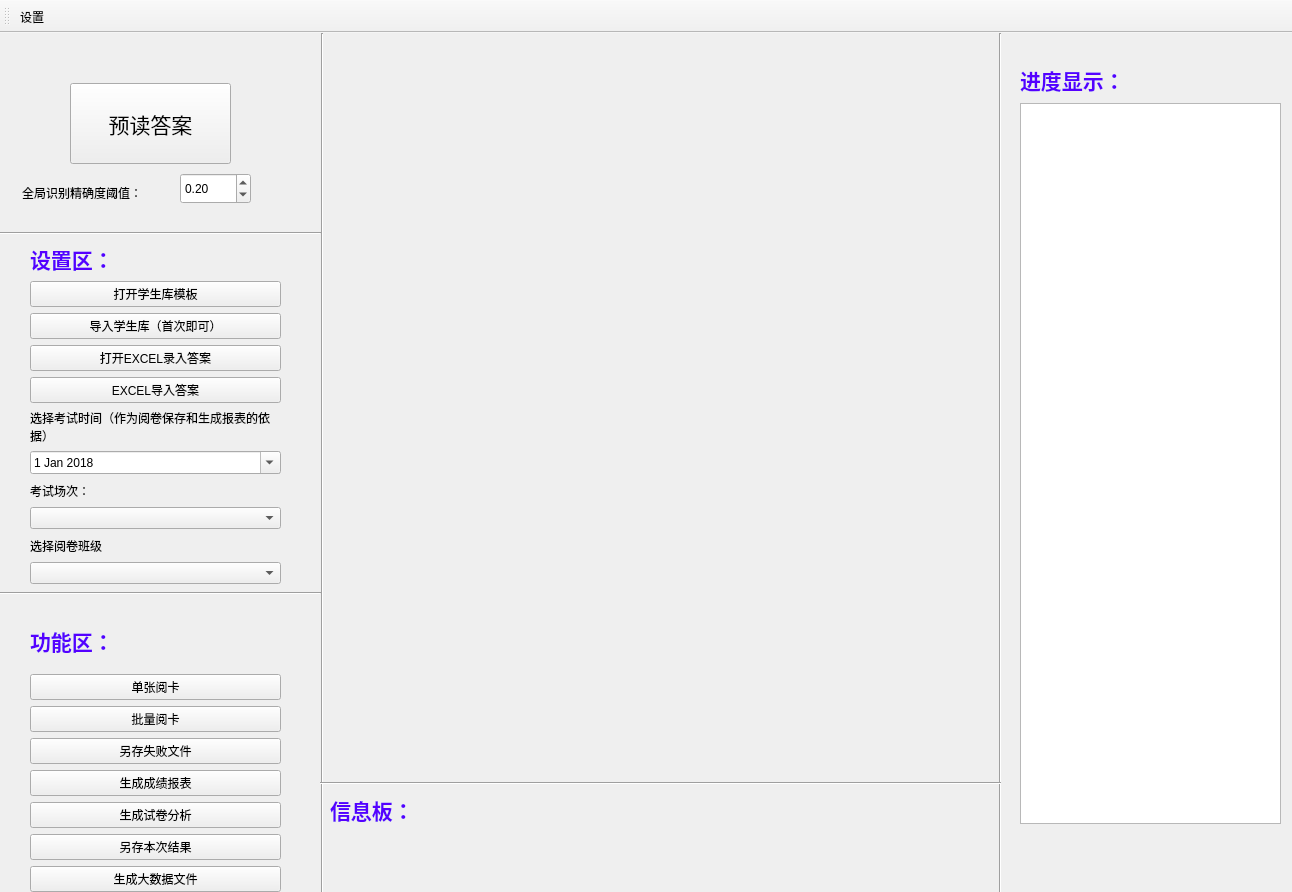
<?xml version="1.0" encoding="UTF-8"?>
<ui version="4.0">
 <class>MainWindow</class>
 <widget class="QMainWindow" name="MainWindow">
  <property name="geometry">
   <rect>
    <x>0</x>
    <y>0</y>
    <width>1292</width>
    <height>892</height>
   </rect>
  </property>
  <property name="windowTitle">
   <string>多宝照片阅卷</string>
  </property>
  <widget class="QWidget" name="centralWidget">
   <widget class="Line" name="line">
    <property name="geometry">
     <rect>
      <x>312</x>
      <y>0</y>
      <width>21</width>
      <height>871</height>
     </rect>
    </property>
    <property name="sizePolicy">
     <sizepolicy hsizetype="Expanding" vsizetype="Expanding">
      <horstretch>0</horstretch>
      <verstretch>0</verstretch>
     </sizepolicy>
    </property>
    <property name="midLineWidth">
     <number>0</number>
    </property>
    <property name="orientation">
     <enum>Qt::Vertical</enum>
    </property>
   </widget>
   <widget class="Line" name="line_2">
    <property name="geometry">
     <rect>
      <x>0</x>
      <y>190</y>
      <width>321</width>
      <height>20</height>
     </rect>
    </property>
    <property name="orientation">
     <enum>Qt::Horizontal</enum>
    </property>
   </widget>
   <widget class="Line" name="line_3">
    <property name="geometry">
     <rect>
      <x>0</x>
      <y>550</y>
      <width>321</width>
      <height>20</height>
     </rect>
    </property>
    <property name="orientation">
     <enum>Qt::Horizontal</enum>
    </property>
   </widget>
   <widget class="Line" name="line_4">
    <property name="geometry">
     <rect>
      <x>990</x>
      <y>0</y>
      <width>21</width>
      <height>891</height>
     </rect>
    </property>
    <property name="sizePolicy">
     <sizepolicy hsizetype="Expanding" vsizetype="Expanding">
      <horstretch>0</horstretch>
      <verstretch>0</verstretch>
     </sizepolicy>
    </property>
    <property name="midLineWidth">
     <number>0</number>
    </property>
    <property name="orientation">
     <enum>Qt::Vertical</enum>
    </property>
   </widget>
   <widget class="QPushButton" name="pushButton_9">
    <property name="geometry">
     <rect>
      <x>70</x>
      <y>50</y>
      <width>161</width>
      <height>81</height>
     </rect>
    </property>
    <property name="font">
     <font>
      <family>宋体</family>
      <pointsize>16</pointsize>
     </font>
    </property>
    <property name="text">
     <string>预读答案</string>
    </property>
   </widget>
   <widget class="QLabel" name="label_7">
    <property name="geometry">
     <rect>
      <x>1020</x>
      <y>30</y>
      <width>249</width>
      <height>34</height>
     </rect>
    </property>
    <property name="text">
     <string>&lt;html&gt;&lt;head/&gt;&lt;body&gt;&lt;p&gt;&lt;span style=&quot; font-size:16pt; font-weight:600; color:#5500ff;&quot;&gt;进度显示：&lt;/span&gt;&lt;/p&gt;&lt;/body&gt;&lt;/html&gt;</string>
    </property>
   </widget>
   <widget class="QLabel" name="label_2">
    <property name="geometry">
     <rect>
      <x>22</x>
      <y>150</y>
      <width>151</width>
      <height>20</height>
     </rect>
    </property>
    <property name="text">
     <string>全局识别精确度阈值：</string>
    </property>
   </widget>
   <widget class="QDoubleSpinBox" name="doubleSpinBox">
    <property name="geometry">
     <rect>
      <x>180</x>
      <y>140</y>
      <width>71</width>
      <height>31</height>
     </rect>
    </property>
    <property name="decimals">
     <number>2</number>
    </property>
    <property name="minimum">
     <double>0.100000000000000</double>
    </property>
    <property name="maximum">
     <double>1.000000000000000</double>
    </property>
    <property name="singleStep">
     <double>0.010000000000000</double>
    </property>
    <property name="value">
     <double>0.200000000000000</double>
    </property>
   </widget>
   <widget class="Line" name="line_5">
    <property name="geometry">
     <rect>
      <x>320</x>
      <y>740</y>
      <width>681</width>
      <height>20</height>
     </rect>
    </property>
    <property name="orientation">
     <enum>Qt::Horizontal</enum>
    </property>
   </widget>
   <widget class="QLabel" name="label_4">
    <property name="geometry">
     <rect>
      <x>351</x>
      <y>804</y>
      <width>81</width>
      <height>21</height>
     </rect>
    </property>
    <property name="font">
     <font>
      <family>新宋体</family>
      <pointsize>10</pointsize>
     </font>
    </property>
    <property name="text">
     <string/>
    </property>
   </widget>
   <widget class="QLabel" name="label_8">
    <property name="geometry">
     <rect>
      <x>330</x>
      <y>760</y>
      <width>249</width>
      <height>34</height>
     </rect>
    </property>
    <property name="text">
     <string>&lt;html&gt;&lt;head/&gt;&lt;body&gt;&lt;p&gt;&lt;span style=&quot; font-size:16pt; font-weight:600; color:#5500ff;&quot;&gt;信息板：&lt;/span&gt;&lt;/p&gt;&lt;/body&gt;&lt;/html&gt;</string>
    </property>
   </widget>
   <widget class="QListView" name="listView">
    <property name="geometry">
     <rect>
      <x>1020</x>
      <y>70</y>
      <width>261</width>
      <height>721</height>
     </rect>
    </property>
   </widget>
   <widget class="QScrollArea" name="scrollArea">
    <property name="geometry">
     <rect>
      <x>490</x>
      <y>796</y>
      <width>261</width>
      <height>51</height>
     </rect>
    </property>
    <property name="frameShape">
     <enum>QFrame::NoFrame</enum>
    </property>
    <property name="lineWidth">
     <number>0</number>
    </property>
    <property name="widgetResizable">
     <bool>true</bool>
    </property>
    <widget class="QWidget" name="scrollAreaWidgetContents">
     <property name="geometry">
      <rect>
       <x>0</x>
       <y>0</y>
       <width>261</width>
       <height>51</height>
      </rect>
     </property>
    </widget>
   </widget>
   <widget class="QWidget" name="layoutWidget">
    <property name="geometry">
     <rect>
      <x>30</x>
      <y>210</y>
      <width>251</width>
      <height>341</height>
     </rect>
    </property>
    <layout class="QVBoxLayout" name="verticalLayout">
     <item>
      <widget class="QLabel" name="label_3">
       <property name="text">
        <string>&lt;html&gt;&lt;head/&gt;&lt;body&gt;&lt;p&gt;&lt;span style=&quot; font-size:16pt; font-weight:600; color:#5500ff;&quot;&gt;设置区：&lt;/span&gt;&lt;/p&gt;&lt;/body&gt;&lt;/html&gt;</string>
       </property>
      </widget>
     </item>
     <item>
      <widget class="QPushButton" name="pushButton_8">
       <property name="text">
        <string>打开学生库模板</string>
       </property>
      </widget>
     </item>
     <item>
      <widget class="QPushButton" name="pushButton">
       <property name="text">
        <string>导入学生库（首次即可）</string>
       </property>
      </widget>
     </item>
     <item>
      <widget class="QPushButton" name="pushButton_1">
       <property name="text">
        <string>打开EXCEL录入答案</string>
       </property>
      </widget>
     </item>
     <item>
      <widget class="QPushButton" name="pushButton_2">
       <property name="text">
        <string>EXCEL导入答案</string>
       </property>
      </widget>
     </item>
     <item>
      <widget class="QLabel" name="label">
       <property name="layoutDirection">
        <enum>Qt::LeftToRight</enum>
       </property>
       <property name="autoFillBackground">
        <bool>false</bool>
       </property>
       <property name="lineWidth">
        <number>3</number>
       </property>
       <property name="text">
        <string>选择考试时间（作为阅卷保存和生成报表的依据）</string>
       </property>
       <property name="textFormat">
        <enum>Qt::PlainText</enum>
       </property>
       <property name="scaledContents">
        <bool>false</bool>
       </property>
       <property name="wordWrap">
        <bool>true</bool>
       </property>
      </widget>
     </item>
     <item>
      <widget class="QDateEdit" name="dateEdit">
       <property name="showGroupSeparator" stdset="0">
        <bool>false</bool>
       </property>
       <property name="dateTime">
        <datetime>
         <hour>0</hour>
         <minute>0</minute>
         <second>0</second>
         <year>2018</year>
         <month>1</month>
         <day>1</day>
        </datetime>
       </property>
       <property name="calendarPopup">
        <bool>true</bool>
       </property>
      </widget>
     </item>
     <item>
      <widget class="QLabel" name="label_6">
       <property name="layoutDirection">
        <enum>Qt::LeftToRight</enum>
       </property>
       <property name="autoFillBackground">
        <bool>false</bool>
       </property>
       <property name="lineWidth">
        <number>3</number>
       </property>
       <property name="text">
        <string>考试场次：</string>
       </property>
       <property name="textFormat">
        <enum>Qt::PlainText</enum>
       </property>
       <property name="scaledContents">
        <bool>false</bool>
       </property>
       <property name="wordWrap">
        <bool>true</bool>
       </property>
      </widget>
     </item>
     <item>
      <widget class="QComboBox" name="comboBox">
       <property name="currentText">
        <string/>
       </property>
      </widget>
     </item>
     <item>
      <widget class="QLabel" name="label_5">
       <property name="layoutDirection">
        <enum>Qt::LeftToRight</enum>
       </property>
       <property name="autoFillBackground">
        <bool>false</bool>
       </property>
       <property name="lineWidth">
        <number>3</number>
       </property>
       <property name="text">
        <string>选择阅卷班级</string>
       </property>
       <property name="textFormat">
        <enum>Qt::PlainText</enum>
       </property>
       <property name="scaledContents">
        <bool>false</bool>
       </property>
       <property name="wordWrap">
        <bool>true</bool>
       </property>
      </widget>
     </item>
     <item>
      <widget class="QComboBox" name="comboBox_2"/>
     </item>
    </layout>
   </widget>
   <widget class="QWidget" name="">
    <property name="geometry">
     <rect>
      <x>30</x>
      <y>581</y>
      <width>251</width>
      <height>278</height>
     </rect>
    </property>
    <layout class="QVBoxLayout" name="verticalLayout_2">
     <item>
      <widget class="QLabel" name="label_9">
       <property name="text">
        <string>&lt;html&gt;&lt;head/&gt;&lt;body&gt;&lt;p&gt;&lt;span style=&quot; font-size:16pt; font-weight:600; color:#5500ff;&quot;&gt;功能区：&lt;/span&gt;&lt;/p&gt;&lt;/body&gt;&lt;/html&gt;</string>
       </property>
      </widget>
     </item>
     <item>
      <widget class="QPushButton" name="pushButton_3">
       <property name="text">
        <string>单张阅卡</string>
       </property>
      </widget>
     </item>
     <item>
      <widget class="QPushButton" name="pushButton_4">
       <property name="text">
        <string>批量阅卡</string>
       </property>
      </widget>
     </item>
     <item>
      <widget class="QPushButton" name="pushButton_7">
       <property name="text">
        <string>另存失败文件</string>
       </property>
      </widget>
     </item>
     <item>
      <widget class="QPushButton" name="pushButton_5">
       <property name="text">
        <string>生成成绩报表</string>
       </property>
      </widget>
     </item>
     <item>
      <widget class="QPushButton" name="pushButton_6">
       <property name="text">
        <string>生成试卷分析</string>
       </property>
      </widget>
     </item>
     <item>
      <widget class="QPushButton" name="pushButton_saveas">
       <property name="text">
        <string>另存本次结果</string>
       </property>
      </widget>
     </item>
     <item>
      <widget class="QPushButton" name="pushButton_savebigdata">
       <property name="text">
        <string>生成大数据文件</string>
       </property>
      </widget>
     </item>
    </layout>
   </widget>
   <zorder>line</zorder>
   <zorder>line_2</zorder>
   <zorder>line_3</zorder>
   <zorder>line_4</zorder>
   <zorder>pushButton_9</zorder>
   <zorder>label_7</zorder>
   <zorder>label_2</zorder>
   <zorder>doubleSpinBox</zorder>
   <zorder>line_5</zorder>
   <zorder>label_4</zorder>
   <zorder>label_8</zorder>
   <zorder>listView</zorder>
   <zorder>layoutWidget</zorder>
   <zorder>layoutWidget</zorder>
   <zorder>scrollArea</zorder>
   <zorder>pushButton_savebigdata</zorder>
  </widget>
  <widget class="QToolBar" name="toolBar">
   <property name="windowTitle">
    <string>toolBar</string>
   </property>
   <attribute name="toolBarArea">
    <enum>TopToolBarArea</enum>
   </attribute>
   <attribute name="toolBarBreak">
    <bool>false</bool>
   </attribute>
   <addaction name="setupAction"/>
  </widget>
  <action name="setupAction">
   <property name="icon">
    <iconset>
     <normaloff>icons/tool.png</normaloff>icons/tool.png</iconset>
   </property>
   <property name="text">
    <string>设置</string>
   </property>
   <property name="toolTip">
    <string>设置卡参数</string>
   </property>
  </action>
 </widget>
 <resources/>
 <connections/>
</ui>
